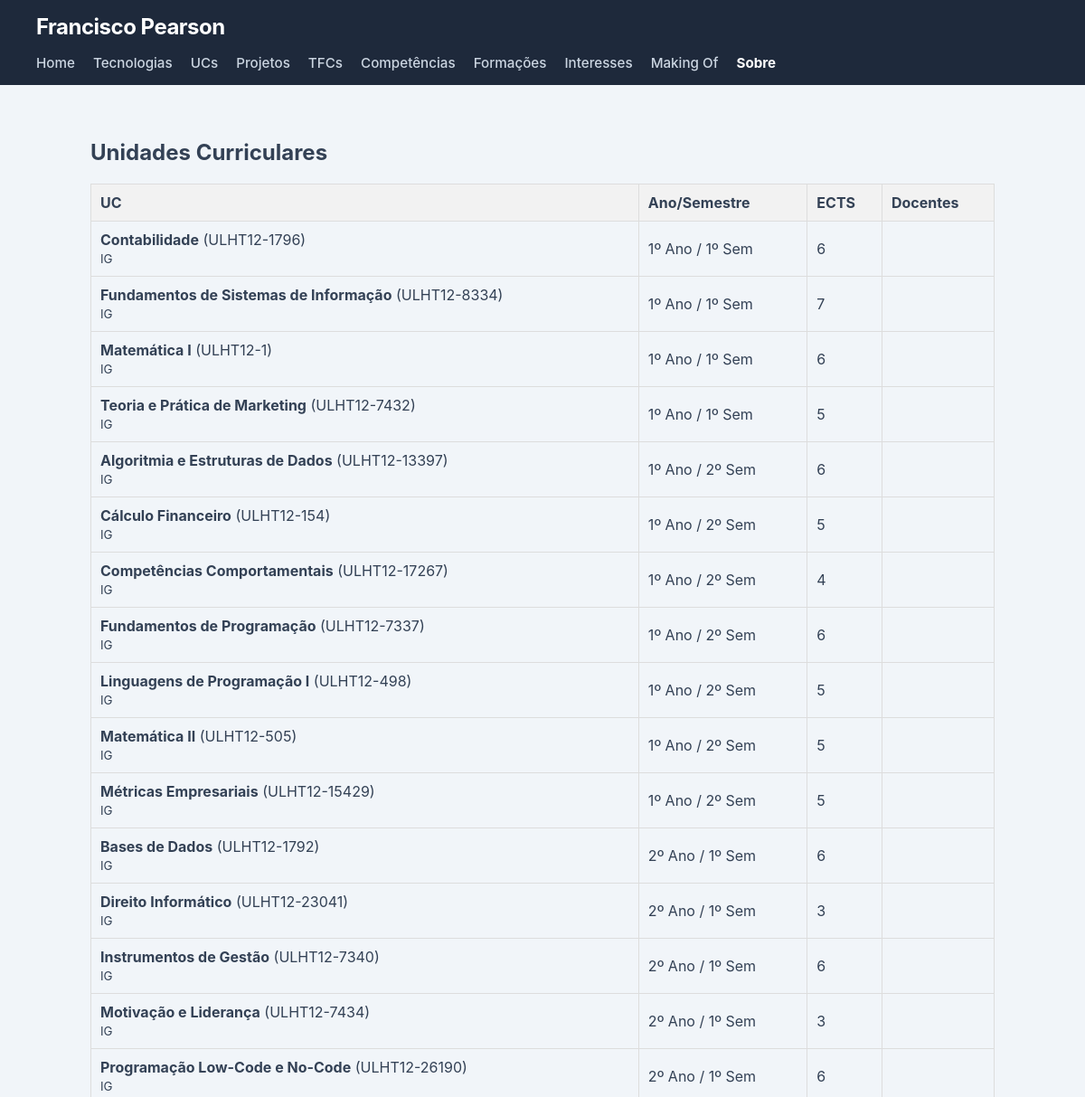
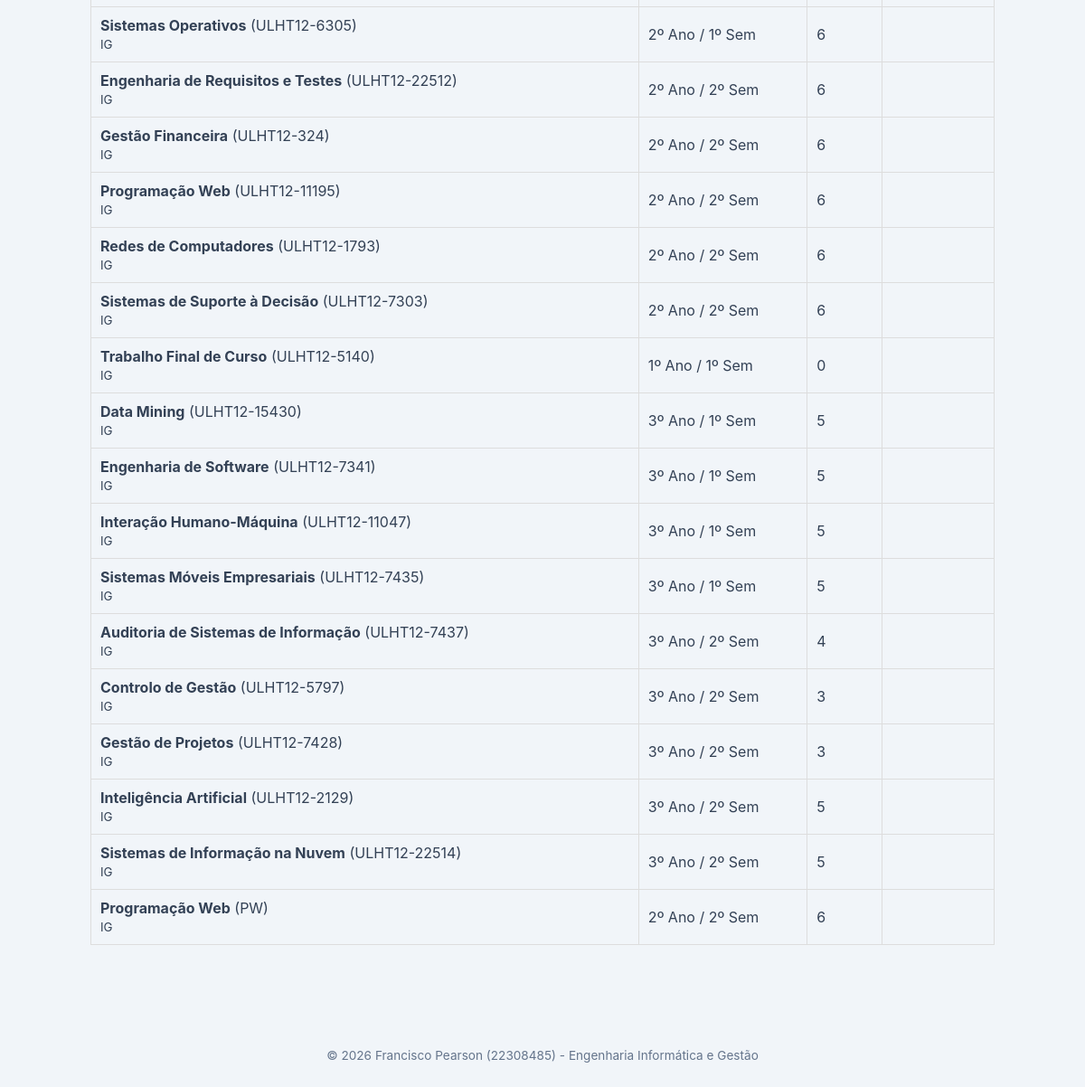
/portfolio/ucs/, run on the app's committed database (2 pictures, top to bottom).
### portfolio/models.py (models this page shows, shortened)
class UnidadeCurricular(models.Model):
    nome = models.CharField(max_length=200)
    sigla = models.CharField(max_length=20)
    ano_curricular = models.IntegerField()
    semestre = models.IntegerField()
    descricao = models.TextField(blank=True)
    ects = models.IntegerField()
    imagem = models.ImageField(upload_to='ucs/', blank=True, null=True)
    licenciatura = models.ForeignKey(Licenciatura, on_delete=models.CASCADE, related_name='ucs')
    docentes = models.ManyToManyField(Docente, blank=True)

class Licenciatura(models.Model):
    nome = models.CharField(max_length=200)
    sigla = models.CharField(max_length=20)
    instituicao = models.CharField(max_length=200)
    ano_inicio = models.IntegerField()
    duracao_anos = models.IntegerField()
    url_pagina = models.URLField(blank=True)

### portfolio/views.py (the view)
# urls.py: path('ucs/', views.ucs_view, name='ucs'),
def ucs_view(request):
    ucs = UnidadeCurricular.objects.select_related('licenciatura').prefetch_related('docentes').all()
    return render(request, 'portfolio/ucs.html', {'ucs': ucs})

### portfolio/templates/portfolio/ucs.html (shortened to what this page needs)
{% extends 'portfolio/base.html' %}
{% block content %}
<section>
    <h2>Unidades Curriculares</h2>
    {% if ucs %}
        <table style="width:100%; border-collapse: collapse; margin-top: 20px;">
            <thead>
                <tr style="background-color: #f2f2f2; text-align: left;">
                    <th style="padding: 10px; border: 1px solid #ddd;">UC</th>
                    <th style="padding: 10px; border: 1px solid #ddd;">Ano/Semestre</th>
                    <th style="padding: 10px; border: 1px solid #ddd;">ECTS</th>
                    <th style="padding: 10px; border: 1px solid #ddd;">Docentes</th>
                </tr>
            </thead>
            <tbody>
                {% for uc in ucs %}
                <tr>
                    <td style="padding: 10px; border: 1px solid #ddd;">
                        <strong>{{ uc.nome }}</strong> ({{ uc.sigla }})<br>
                        <small>{{ uc.licenciatura.sigla }}</small>
                    </td>
                    <td style="padding: 10px; border: 1px solid #ddd;">{{ uc.ano_curricular }}º Ano / {{ uc.semestre }}º Sem</td>
                    <td style="padding: 10px; border: 1px solid #ddd;">{{ uc.ects }}</td>
                    <td style="padding: 10px; border: 1px solid #ddd;">
                    </td>
                </tr>
                {% endfor %}
            </tbody>
        </table>
    {% else %}
        <p>Não foram encontradas Unidades Curriculares.</p>
    {% endif %}
</section>
{% endblock %}

### portfolio/templates/portfolio/base.html (style rules this page uses)
body { margin: 0; font-family: -apple-system, BlinkMacSystemFont, "Segoe UI", Roboto, Helvetica, Arial, sans-serif; background-color: #f1f5f9; color: #334155; }

### data on the page
UnidadeCurricular: nome "Contabilidade", sigla "ULHT12-1796", licenciatura.sigla "IG", ano_curricular "1", semestre "1", ects "6"
UnidadeCurricular: nome "Fundamentos de Sistemas de Informação", sigla "ULHT12-8334", licenciatura.sigla "IG", ano_curricular "1", semestre "1", ects "7"
UnidadeCurricular: nome "Matemática I", sigla "ULHT12-1", licenciatura.sigla "IG", ano_curricular "1", semestre "1", ects "6"
UnidadeCurricular: nome "Teoria e Prática de Marketing", sigla "ULHT12-7432", licenciatura.sigla "IG", ano_curricular "1", semestre "1", ects "5"
UnidadeCurricular: nome "Algoritmia e Estruturas de Dados", sigla "ULHT12-13397", licenciatura.sigla "IG", ano_curricular "1", semestre "2", ects "6"
UnidadeCurricular: nome "Cálculo Financeiro", sigla "ULHT12-154", licenciatura.sigla "IG", ano_curricular "1", semestre "2", ects "5"
UnidadeCurricular: nome "Competências Comportamentais", sigla "ULHT12-17267", licenciatura.sigla "IG", ano_curricular "1", semestre "2", ects "4"
UnidadeCurricular: nome "Fundamentos de Programação", sigla "ULHT12-7337", licenciatura.sigla "IG", ano_curricular "1", semestre "2", ects "6"
UnidadeCurricular: nome "Linguagens de Programação I", sigla "ULHT12-498", licenciatura.sigla "IG", ano_curricular "1", semestre "2", ects "5"
UnidadeCurricular: nome "Matemática II", sigla "ULHT12-505", licenciatura.sigla "IG", ano_curricular "1", semestre "2", ects "5"
UnidadeCurricular: nome "Métricas Empresariais", sigla "ULHT12-15429", licenciatura.sigla "IG", ano_curricular "1", semestre "2", ects "5"
UnidadeCurricular: nome "Bases de Dados", sigla "ULHT12-1792", licenciatura.sigla "IG", ano_curricular "2", semestre "1", ects "6"
UnidadeCurricular: nome "Direito Informático", sigla "ULHT12-23041", licenciatura.sigla "IG", ano_curricular "2", semestre "1", ects "3"
UnidadeCurricular: nome "Instrumentos de Gestão", sigla "ULHT12-7340", licenciatura.sigla "IG", ano_curricular "2", semestre "1", ects "6"
UnidadeCurricular: nome "Motivação e Liderança", sigla "ULHT12-7434", licenciatura.sigla "IG", ano_curricular "2", semestre "1", ects "3"
UnidadeCurricular: nome "Programação Low-Code e No-Code", sigla "ULHT12-26190", licenciatura.sigla "IG", ano_curricular "2", semestre "1", ects "6"
UnidadeCurricular: nome "Sistemas Operativos", sigla "ULHT12-6305", licenciatura.sigla "IG", ano_curricular "2", semestre "1", ects "6"
UnidadeCurricular: nome "Engenharia de Requisitos e Testes", sigla "ULHT12-22512", licenciatura.sigla "IG", ano_curricular "2", semestre "2", ects "6"
UnidadeCurricular: nome "Gestão Financeira", sigla "ULHT12-324", licenciatura.sigla "IG", ano_curricular "2", semestre "2", ects "6"
UnidadeCurricular: nome "Programação Web", sigla "ULHT12-11195", licenciatura.sigla "IG", ano_curricular "2", semestre "2", ects "6"
UnidadeCurricular: nome "Redes de Computadores", sigla "ULHT12-1793", licenciatura.sigla "IG", ano_curricular "2", semestre "2", ects "6"
UnidadeCurricular: nome "Sistemas de Suporte à Decisão", sigla "ULHT12-7303", licenciatura.sigla "IG", ano_curricular "2", semestre "2", ects "6"
UnidadeCurricular: nome "Trabalho Final de Curso", sigla "ULHT12-5140", licenciatura.sigla "IG", ano_curricular "1", semestre "1", ects "0"
UnidadeCurricular: nome "Data Mining", sigla "ULHT12-15430", licenciatura.sigla "IG", ano_curricular "3", semestre "1", ects "5"
UnidadeCurricular: nome "Engenharia de Software", sigla "ULHT12-7341", licenciatura.sigla "IG", ano_curricular "3", semestre "1", ects "5"
UnidadeCurricular: nome "Interação Humano-Máquina", sigla "ULHT12-11047", licenciatura.sigla "IG", ano_curricular "3", semestre "1", ects "5"
UnidadeCurricular: nome "Sistemas Móveis Empresariais", sigla "ULHT12-7435", licenciatura.sigla "IG", ano_curricular "3", semestre "1", ects "5"
UnidadeCurricular: nome "Auditoria de Sistemas de Informação", sigla "ULHT12-7437", licenciatura.sigla "IG", ano_curricular "3", semestre "2", ects "4"
UnidadeCurricular: nome "Controlo de Gestão", sigla "ULHT12-5797", licenciatura.sigla "IG", ano_curricular "3", semestre "2", ects "3"
UnidadeCurricular: nome "Gestão de Projetos", sigla "ULHT12-7428", licenciatura.sigla "IG", ano_curricular "3", semestre "2", ects "3"
UnidadeCurricular: nome "Inteligência Artificial", sigla "ULHT12-2129", licenciatura.sigla "IG", ano_curricular "3", semestre "2", ects "5"
UnidadeCurricular: nome "Sistemas de Informação na Nuvem", sigla "ULHT12-22514", licenciatura.sigla "IG", ano_curricular "3", semestre "2", ects "5"
UnidadeCurricular: nome "Programação Web", sigla "PW", licenciatura.sigla "IG", ano_curricular "2", semestre "2", ects "6"
